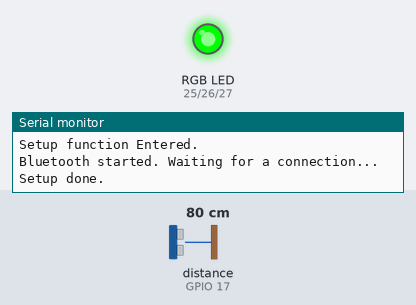
Bench run of a sketch on a simulated ESP32. Shown: an RGB LED mixed from three pins (HIGH = lit), the last lines printed to the serial monitor. Wiring (inferred from the names in the program): ultrasonic range finder: trigger GPIO 4; echo GPIO 17. Inputs (shaded band) come from the test bench; at power-on: distance to the obstacle (sensor on GPIO 17) 80 cm. The echo pulse lasts 58.3 µs per cm; nothing arrives over Bluetooth unless stated; pins used as bus, display or sensor lines are not drawn.

Above: at 1.2 s.
1.3 s: distance to the obstacle (sensor on GPIO 17) set to 12 cm
2.8 s: distance to the obstacle (sensor on GPIO 17) set to 9 cm
At 3.4 s:
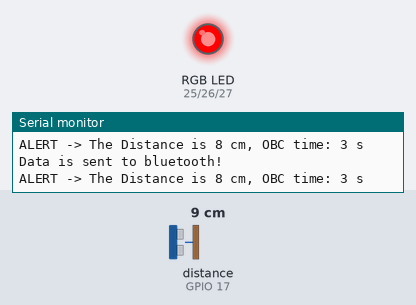
4.3 s: distance to the obstacle (sensor on GPIO 17) set to 18 cm
At 5.5 s:
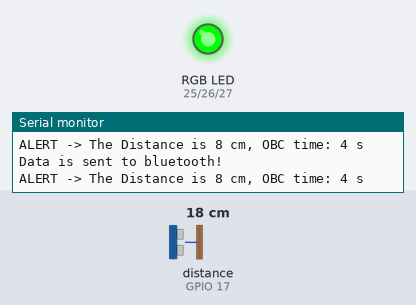
5.8 s: distance to the obstacle (sensor on GPIO 17) set to 2 cm
At 6.4 s:
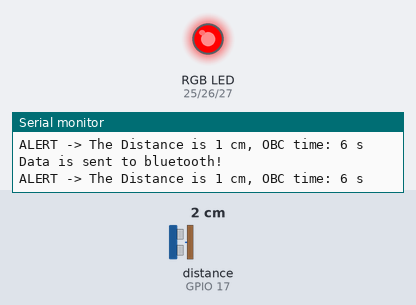
Timing chart, 0 to 8.3 s (numbered marks = the images above; inputs shaded):
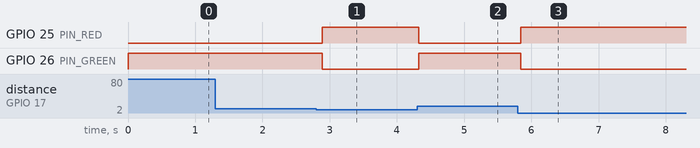

The sketch:

ESP32_Blutooth.ino
```cpp
#include <SPI.h>
#include <SD.h>
#include <string.h>
#include "BluetoothSerial.h"


/*************************************
* Pin map.
*************************************/
#define SD_CS 5
#define PIN_RED    25
#define PIN_GREEN  26
#define PIN_BLUE   27

#define TRIGGER_PIN 4
#define ECHO_PIN    17

// ----------------- Constants ----------------
#define SOUND_SPEED       0.034f    // cm/us
#define CM_TO_INCH        0.393701f
#define MAX_NEAREST_DISTANCE_THRESHOLD_CM  10

// ----------------- Globals ------------------
long duration_us;
float distance_cm;
float distance_in;
unsigned long currentMillis;
unsigned long previousMillis = 0;
BluetoothSerial SerialBT;

typedef struct {
  uint32_t uiFlahSaveSize;
  uint32_t uiObcTime;              // simple seconds counter
} DistanceCrossInfo;

DistanceCrossInfo gtDistancInfo;

/******************** Ultrasonic ********************/
int UltraSonicSensorReading(void) {
  // Trigger pulse
  digitalWrite(TRIGGER_PIN, LOW);
  delayMicroseconds(2);
  digitalWrite(TRIGGER_PIN, HIGH);
  delayMicroseconds(10);
  digitalWrite(TRIGGER_PIN, LOW);

  // Echo read
  duration_us = pulseIn(ECHO_PIN, HIGH, 30000UL); // timeout 30ms
  if (duration_us == 0) {
    return 9999; // out of range / timeout
  }

  distance_cm = duration_us * SOUND_SPEED / 2.0f;
  distance_in = distance_cm * CM_TO_INCH;
  return (int)distance_cm;
}

/******************** RGB LED ********************/
void setColor(int R, int G, int B) {
  analogWrite(PIN_RED,   R);
  analogWrite(PIN_GREEN, G);
  analogWrite(PIN_BLUE,  B);
}

void RgbLedInit(void) {
  pinMode(PIN_RED,   OUTPUT);
  pinMode(PIN_GREEN, OUTPUT);
  pinMode(PIN_BLUE,  OUTPUT);
  // start off
  setColor(0, 0, 0);
}


/*************************************
* Bluetooth Functions.
*************************************/
void InitBlueTooth(void)
{
  Serial.begin(115200);

  if (!SerialBT.begin("ESP32_SFK"))
  {
    Serial.println("An error occurred initializing Bluetooth");
  }
  else
  {
    Serial.println("Bluetooth started. Waiting for a connection...");
  }

  return;
}

void SendToBlueTooth(char* pucData)
{
  if (SerialBT.hasClient())
  {
    SerialBT.println(pucData);
    Serial.println("Data is sent to bluetooth!");
  }
  else
  {
    Serial.println("No device connected.");
  }

  return;
}


/******************** Distance Alert FSM ********************/
void DistanceAlertFsm(void) {
  int dist = UltraSonicSensorReading();

  // Build message buffer
  uint8_t msg[150] = {0};

  if (dist < MAX_NEAREST_DISTANCE_THRESHOLD_CM) {
    setColor(255, 0, 0);  // RED

    int msgLen = snprintf((char*)msg, sizeof(msg),
                          "The Distance is %d cm, OBC time: %u s",
                          dist, gtDistancInfo.uiObcTime);

    // (Optional) Save to flash
    SendToBlueTooth((char*)msg);

    Serial.print("ALERT -> ");
    Serial.println((char*)msg);
  }
  else {
    setColor(0, 255, 0);  // GREEN
    // You may also send the normal distance periodically if you want:
    // snprintf((char*)msg, sizeof(msg), "Distance OK: %d cm", dist);
    // Blynk.virtualWrite(V1, (char*)msg);
  }
}

/******************** Time Ticker (1s) ********************/
void TimeTicker(void) {
  currentMillis = millis();
  if ((currentMillis - previousMillis) >= 1000UL) {
    previousMillis = currentMillis;
    gtDistancInfo.uiObcTime += 1;
  }
}

/******************** Setup & Loop ********************/
void setup() {
  Serial.begin(115200);
  Serial.println("Setup function Entered.");


  RgbLedInit();
  pinMode(TRIGGER_PIN, OUTPUT);
  pinMode(ECHO_PIN, INPUT);
  InitBlueTooth();

  Serial.println("Setup done.");
}

void loop() {

  TimeTicker();
  DistanceAlertFsm();

  // Keep delays small so Blynk stays responsive
  delay(100);
}
```

Measured:
- the behaviour switches between 11 and 10 cm on distance to the obstacle (sensor on GPIO 17) (found by bisection; images 0 and 1)
- after the input at 1.3 s, every drawn part: stays the same
- after the input at 2.8 s, GPIO 25 (PIN_RED): LOW → HIGH after 0.09 s; GPIO 26 (PIN_GREEN): HIGH → LOW after 0.09 s
- after the input at 4.3 s, GPIO 25 (PIN_RED): HIGH → LOW at once; GPIO 26 (PIN_GREEN): LOW → HIGH at once
- after the input at 5.8 s, GPIO 25 (PIN_RED): LOW → HIGH at once; GPIO 26 (PIN_GREEN): HIGH → LOW at once
